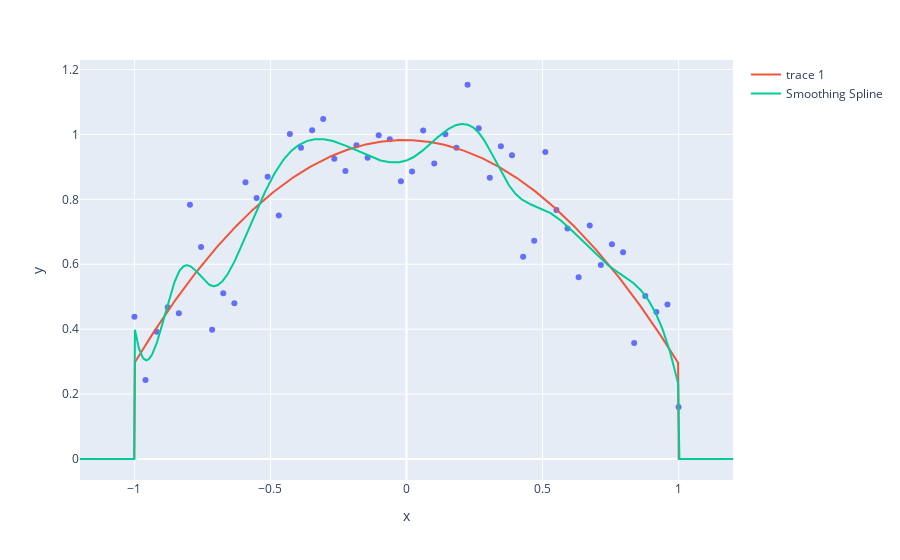

Notebook code cell kept with this figure:
### Code cell
# Univariante Splines from the scipy.interpolate toolbox
from scipy.interpolate import BSpline, UnivariateSpline

x = np.linspace(-1,1,50)
y = np.exp(-x**2)+ 0.1*np.random.randn(50)
fig = px.scatter(x=x,y=y)
# spline with default parameters
spl = UnivariateSpline(x=x, y=y, k=3, ext=1)
xs = np.linspace(-1.2,1.2,1000)
fig.add_scatter(x=xs, y=spl(xs))
# spline with user defined smoothing
spl.set_smoothing_factor(0.4)
fig.add_scatter(x=xs, y=spl(xs), name="Smoothing Spline")

### Figure 1 — Plotly figure (JSON) as saved in the notebook; plotly's stock layout.template omitted (floating-point values rounded to 4 significant figures; data arrays with more than 128 entries replaced by an {"elided": "..."} marker saying what was removed)
{"data": [{"hoverlabel": {"namelength": 0}, "hovertemplate": "x=%{x}<br>y=%{y}", "legendgroup": "", "marker": {"color": "#636efa", "symbol": "circle"}, "mode": "markers", "name": "", "showlegend": false, "type": "scatter", "x": [-1, -0.9592, -0.9184, -0.8776, -0.8367, -0.7959, -0.7551, -0.7143, -0.6735, -0.6327, -0.5918, -0.551, -0.5102, -0.4694, -0.4286, -0.3878, -0.3469, -0.3061, -0.2653, -0.2245, -0.1837, -0.1429, -0.102, -0.06122, -0.02041, 0.02041, 0.06122, 0.102, 0.1429, 0.1837, 0.2245, 0.2653, 0.3061, 0.3469, 0.3878, 0.4286, 0.4694, 0.5102, 0.551, 0.5918, 0.6327, 0.6735, 0.7143, 0.7551, 0.7959, 0.8367, 0.8776, 0.9184, 0.9592, 1], "xaxis": "x", "y": [0.4386, 0.2435, 0.3923, 0.4675, 0.4487, 0.7834, 0.6528, 0.3981, 0.511, 0.4801, 0.8527, 0.8042, 0.8694, 0.7499, 1.001, 0.9592, 1.012, 1.047, 0.9252, 0.8876, 0.9663, 0.9281, 0.9972, 0.9849, 0.8558, 0.8857, 1.012, 0.9101, 1.0, 0.9592, 1.153, 1.019, 0.8662, 0.9637, 0.9359, 0.6234, 0.6722, 0.9461, 0.7668, 0.7098, 0.5603, 0.7192, 0.5976, 0.6614, 0.6371, 0.3577, 0.5023, 0.4531, 0.4759, 0.1603], "yaxis": "y"}, {"type": "scatter", "x": {"elided": "1000 float values"}, "y": {"elided": "1000 float values"}}, {"name": "Smoothing Spline", "type": "scatter", "x": {"elided": "1000 float values"}, "y": {"elided": "1000 float values"}}], "layout": {"legend": {"tracegroupgap": 0}, "margin": {"t": 60}, "xaxis": {"anchor": "y", "domain": [0, 1], "title": {"text": "x"}}, "yaxis": {"anchor": "x", "domain": [0, 1], "title": {"text": "y"}}}}
